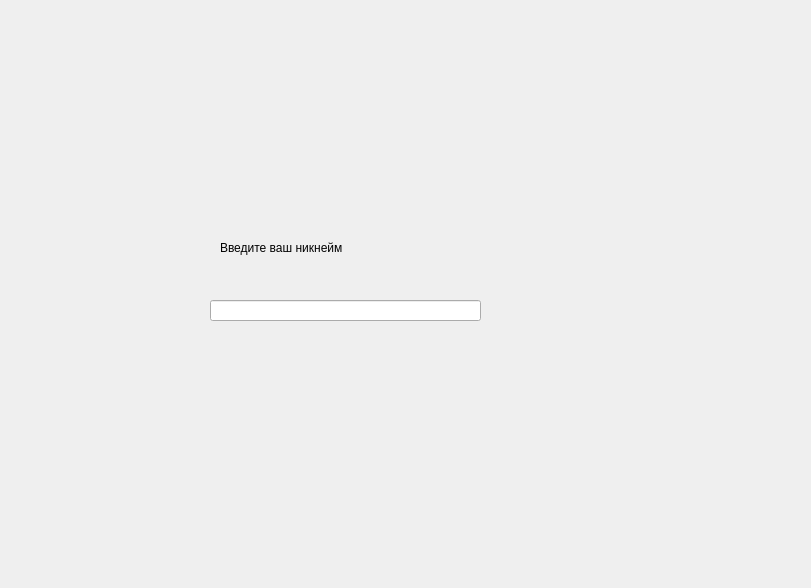
<?xml version="1.0" encoding="UTF-8"?>
<ui version="4.0">
 <class>Dialog</class>
 <widget class="QDialog" name="Dialog">
  <property name="geometry">
   <rect>
    <x>0</x>
    <y>0</y>
    <width>811</width>
    <height>588</height>
   </rect>
  </property>
  <property name="windowTitle">
   <string>Dialog</string>
  </property>
  <widget class="QLabel" name="label">
   <property name="geometry">
    <rect>
     <x>220</x>
     <y>240</y>
     <width>321</width>
     <height>16</height>
    </rect>
   </property>
   <property name="text">
    <string>Введите ваш никнейм</string>
   </property>
  </widget>
  <widget class="QLineEdit" name="lineEdit_username">
   <property name="geometry">
    <rect>
     <x>210</x>
     <y>300</y>
     <width>271</width>
     <height>21</height>
    </rect>
   </property>
  </widget>
 </widget>
 <resources/>
 <connections/>
</ui>
